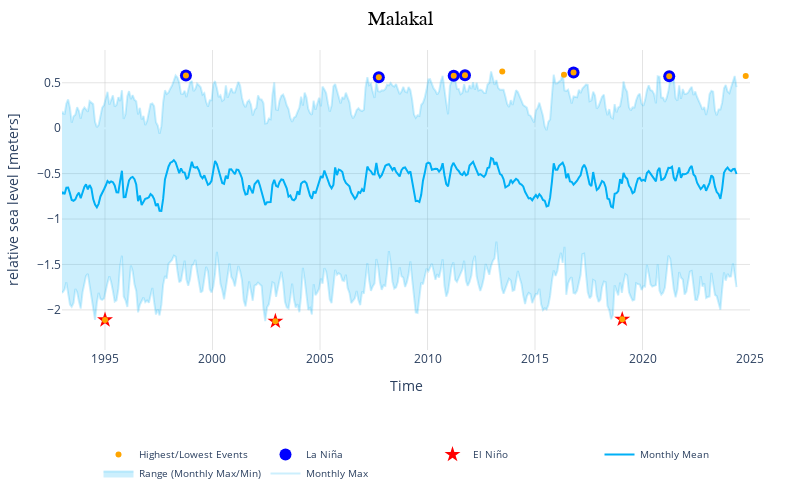

The code cell stored with this chart in its notebook:
### Markdown cell above
A note: the plotly plot will not render in the jupyter book build, because the original data to build it is stored elsewhere (not on github). If you are replicating this notebook, it should work fine for you. In the meantime, the pre-built html is available.

### Code cell
figly = make_plotlyFigure(rsl_monthly_mean, 
        rsl_monthly_max, rsl_monthly_min, 
        top_10_table, rsl,uhslc_id)

# change size of the plot
# figly.update_layout(autosize=True)
figly.update_layout(width=800, height=500,autosize=False)
# save the figure to the output folder
figname = 'SL_top_10_plot_' + station_name + '.html'

# remove commas from figname
figname = figname.replace(', ','_')


figly

### Figure 1 — Plotly figure (JSON) as saved in the notebook; plotly's stock layout.template omitted (floating-point values rounded to 4 significant figures; data arrays with more than 128 entries replaced by an {"elided": "..."} marker saying what was removed)
{"data": [{"line": {"color": "rgba(0,176,246,0.2)"}, "mode": "lines", "name": "Monthly Max", "type": "scatter", "x": {"elided": "667 str values"}, "y": {"elided": "661 float values"}}, {"fill": "tonexty", "fillcolor": "rgba(0,176,246,0.2)", "line": {"color": "rgba(0,176,246,0.2)"}, "mode": "lines", "name": "Range (Monthly Max/Min)", "type": "scatter", "x": {"elided": "667 str values"}, "y": {"elided": "661 float values"}}, {"line": {"color": "rgba(0,176,246,1)"}, "mode": "lines", "name": "Monthly Mean", "type": "scatter", "x": {"elided": "667 str values"}, "y": {"elided": "661 float values"}}, {"hoverinfo": "none", "marker": {"color": "red", "size": 12, "symbol": "star"}, "mode": "markers", "name": "El Niño", "type": "scatter", "x": ["1992-01-19T17:00:00", "1986-12-31T17:00:00", "1982-12-31T18:00:00", "2002-12-04T17:00:00", "1995-01-01T17:00:00", "1970-01-08T18:00:00", "2019-01-21T17:00:00", "1983-01-28T17:00:00", "1982-12-02T18:00:00", "1987-01-29T17:00:00"], "y": [-2.194, -2.183, -2.169, -2.125, -2.111, -2.106, -2.104, -2.103, -2.101, -2.1]}, {"hoverinfo": "none", "marker": {"color": "blue", "size": 12, "symbol": "circle"}, "mode": "markers", "name": "La Niña", "type": "scatter", "x": ["2016-10-16T10:00:00", "2011-09-29T11:00:00", "1998-10-07T11:00:00", "2011-03-21T23:00:00", "2021-03-29T23:00:00", "1989-01-10T12:00:00", "2007-09-26T22:00:00"], "y": [0.613, 0.582, 0.581, 0.576, 0.572, 0.564, 0.561]}, {"hovertemplate": "%{x}, %{y:.2f} m<extra></extra>", "marker": {"color": "orange", "size": 6, "symbol": "circle"}, "mode": "markers", "name": "Highest/Lowest Events", "type": "scatter", "x": ["2013-06-23T22:00:00", "2016-10-16T10:00:00", "2016-05-07T22:00:00", "2011-09-29T11:00:00", "1998-10-07T11:00:00", "2011-03-21T23:00:00", "2024-10-19T11:00:00", "2021-03-29T23:00:00", "1989-01-10T12:00:00", "2007-09-26T22:00:00", "1992-01-19T17:00:00", "1986-12-31T17:00:00", "1982-12-31T18:00:00", "2002-12-04T17:00:00", "1995-01-01T17:00:00", "1970-01-08T18:00:00", "2019-01-21T17:00:00", "1983-01-28T17:00:00", "1982-12-02T18:00:00", "1987-01-29T17:00:00"], "y": [0.625, 0.613, 0.589, 0.582, 0.581, 0.576, 0.575, 0.572, 0.564, 0.561, -2.194, -2.183, -2.169, -2.125, -2.111, -2.106, -2.104, -2.103, -2.101, -2.1]}], "layout": {"autosize": false, "height": 500, "legend": {"font": {"size": 10}, "orientation": "h", "x": 0.5, "xanchor": "center", "y": -0.3, "yanchor": "top"}, "margin": {"b": 100, "l": 50, "r": 50, "t": 50}, "plot_bgcolor": "white", "showlegend": true, "title": {"font": {"color": "black", "family": "Arial", "size": 20}, "text": "Malakal", "x": 0.5}, "width": 800, "xaxis": {"gridcolor": "rgb(200,200,200)", "gridwidth": 0.5, "range": ["1993-01-01", "2024-12-31"], "showgrid": true, "title": {"text": "Time"}}, "yaxis": {"gridcolor": "rgb(200,200,200)", "gridwidth": 0.5, "showgrid": true, "title": {"text": "relative sea level [meters]"}}}}
